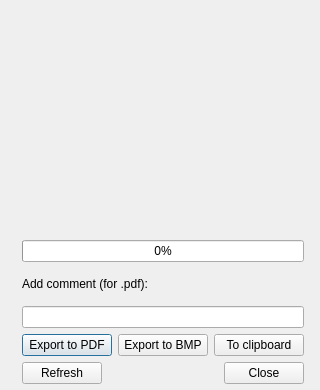
<?xml version="1.0" encoding="UTF-8"?>
<ui version="4.0">
 <class>Screenshot</class>
 <widget class="QDialog" name="Screenshot">
  <property name="geometry">
   <rect>
    <x>0</x>
    <y>0</y>
    <width>320</width>
    <height>390</height>
   </rect>
  </property>
  <property name="minimumSize">
   <size>
    <width>320</width>
    <height>390</height>
   </size>
  </property>
  <property name="maximumSize">
   <size>
    <width>320</width>
    <height>390</height>
   </size>
  </property>
  <property name="windowTitle">
   <string>Screenshot</string>
  </property>
  <property name="windowIcon">
   <iconset resource="resources/res.qrc">
    <normaloff>:/new/prefix1/AntScopeZ.png</normaloff>:/new/prefix1/AntScopeZ.png</iconset>
  </property>
  <widget class="QWidget" name="layoutWidget">
   <property name="geometry">
    <rect>
     <x>10</x>
     <y>240</y>
     <width>294</width>
     <height>144</height>
    </rect>
   </property>
   <layout class="QVBoxLayout" name="verticalLayout_2">
    <property name="leftMargin">
     <number>12</number>
    </property>
    <item>
     <layout class="QVBoxLayout" name="verticalLayout">
      <item>
       <widget class="QProgressBar" name="progressBar">
        <property name="value">
         <number>0</number>
        </property>
       </widget>
      </item>
      <item>
       <widget class="QLabel" name="label">
        <property name="text">
         <string>Add comment (for .pdf):</string>
        </property>
       </widget>
      </item>
      <item>
       <widget class="QLineEdit" name="lineEdit"/>
      </item>
      <item>
       <layout class="QHBoxLayout" name="horizontalLayout_2">
        <item>
         <layout class="QHBoxLayout" name="horizontalLayout">
          <item>
           <widget class="QPushButton" name="exportToPdfBtn">
            <property name="text">
             <string>Export to PDF</string>
            </property>
           </widget>
          </item>
          <item>
           <widget class="QPushButton" name="saveAsBtn">
            <property name="text">
             <string>Export to BMP</string>
            </property>
           </widget>
          </item>
          <item>
           <widget class="QPushButton" name="clipboardBtn">
            <property name="text">
             <string>To clipboard</string>
            </property>
           </widget>
          </item>
         </layout>
        </item>
       </layout>
      </item>
     </layout>
    </item>
    <item>
     <layout class="QHBoxLayout" name="horizontalLayout_3">
      <item>
       <widget class="QPushButton" name="refreshBtn">
        <property name="minimumSize">
         <size>
          <width>0</width>
          <height>0</height>
         </size>
        </property>
        <property name="maximumSize">
         <size>
          <width>16777215</width>
          <height>16777215</height>
         </size>
        </property>
        <property name="text">
         <string>Refresh</string>
        </property>
       </widget>
      </item>
      <item>
       <spacer name="horizontalSpacer">
        <property name="orientation">
         <enum>Qt::Orientation::Horizontal</enum>
        </property>
        <property name="sizeHint" stdset="0">
         <size>
          <width>40</width>
          <height>20</height>
         </size>
        </property>
       </spacer>
      </item>
      <item>
       <widget class="QPushButton" name="closeBtn">
        <property name="text">
         <string>Close</string>
        </property>
       </widget>
      </item>
     </layout>
    </item>
   </layout>
  </widget>
 </widget>
 <resources>
  <include location="resources/res.qrc"/>
 </resources>
 <connections/>
</ui>
